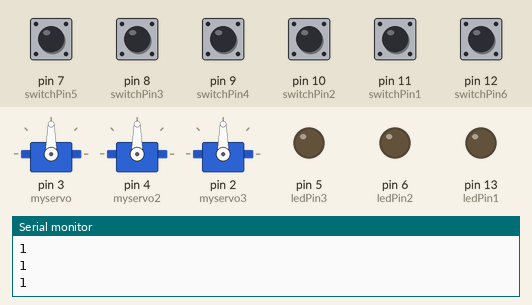
A sketch run on a simulated Arduino Uno, built with avr-gcc and run on an emulated ATmega328P. Parts: 3 × servo, output pins drawn as LEDs (lit = HIGH), the last lines printed to the serial monitor. The test bench sets the inputs (shaded band); at power-on: pin 8 (switchPin3), pin 9 (switchPin4) HIGH, pin 7 (switchPin5), pin 10 (switchPin2), pin 11 (switchPin1), pin 12 (switchPin6) LOW.

Above: at 1.2 s.
1.3 s: pin 8 (switchPin3) pulled LOW for 0.15 s
At 1.47 s:
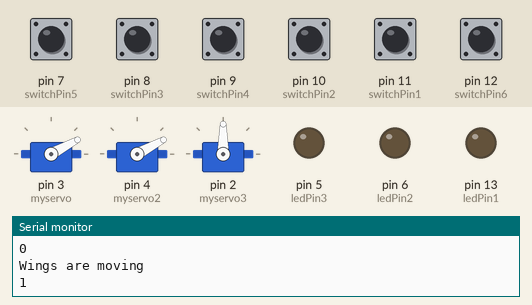
4.3 s: pin 7 (switchPin5) pulled HIGH for 1 s
At 5.42 s:
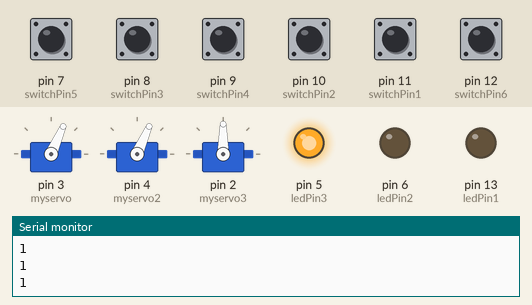
7.6 s: pin 10 (switchPin2) pulled HIGH for 1 s
At 7.88 s:
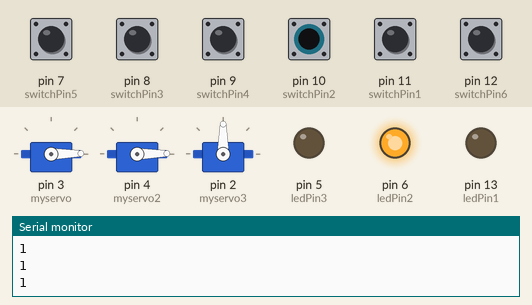
10.6 s: pin 11 (switchPin1) pulled HIGH for 0.15 s
At 10.91 s:
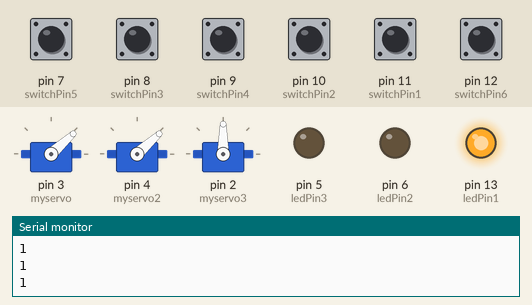
13.6 s: pin 12 (switchPin6) pulled HIGH for 1 s
At 14.86 s:
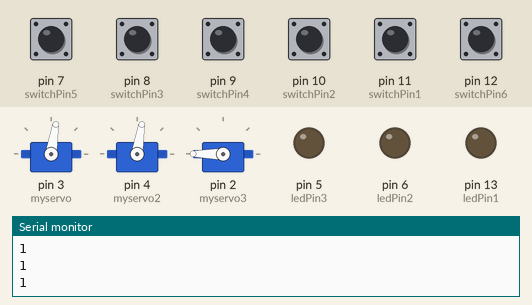
17.1 s: pin 7 (switchPin5) pulled HIGH for 0.15 s
At 17.28 s:
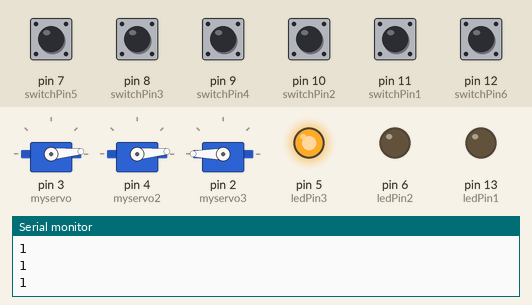
Timing chart, 0 to 21.1 s (numbered marks = the images above; inputs shaded):
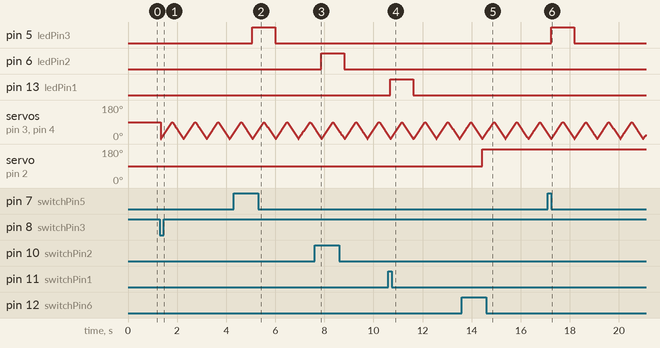

The sketch:

Project2Code_V1.ino
```cpp
//Libraries and Variables
#include <Servo.h>;

//Scene 1
int switchVal1;
const int switchPin1 = 11;
const int ledPin1 = 13;

//Scene 2
int switchVal2;
const int switchPin2 = 10;
const int ledPin2 = 6;

//Scene 3
Servo myservo;
Servo myservo2;
int switchVal4State;
int switchVal5State;
int lastSwitchVal4State;
int lastSwitchVal5State;
bool(isRunning) = false; //tracks if Dragon servos are active
bool(isMoving) = false;
const int switchPin3 = 8;
const int switchPin4 = 9;

//Scene 4
int switchVal3;
const int switchPin5 = 7;
const int ledPin3 = 5;

//Scene 5
Servo myservo3;
int switchVal6;
const int switchPin6 = 12;

//Note for Future Reference: All inidividual parts should work code-wise

void setup()
{

//Serial Printer
Serial.begin(9600);

//Scene 1
pinMode (switchPin1, INPUT);
pinMode (ledPin1, OUTPUT);

//Scene 2
pinMode (switchPin2, INPUT);
pinMode (ledPin2, OUTPUT);

//Scene 3
myservo.attach(3);
myservo2.attach(4);
pinMode(switchPin3, INPUT);
pinMode(switchPin4, INPUT);


//Scene 4
pinMode (switchPin5, INPUT);
pinMode (ledPin3, OUTPUT);

//Scene 5
myservo3.attach(2);
pinMode (switchPin6, INPUT);

}

void loop()
{

//Scene 1: LEDs Light When Aurora Stands on Switch By Spindle
 switchVal1 = digitalRead(switchPin1);
  if (switchVal1 == HIGH)
  {
    digitalWrite(ledPin1, HIGH);

  }
  else
  {
    digitalWrite(ledPin1, LOW);

  }

//Scene 2: LEDs Light When Aurora Triggers Switch by the Bed
switchVal2 = digitalRead(switchPin2);
  if (switchVal2 == HIGH)
  {
    digitalWrite(ledPin2, HIGH);
  }
  else
  {
    digitalWrite(ledPin2, LOW);
  }

//Scene 3: Dragon Wings Moved by Servo Until Sword Inserted
switchVal4State = digitalRead(switchPin3);
Serial.println(switchVal4State);
switchVal5State = digitalRead(switchPin4);


  // Handle button A (start movement)
  if (switchVal4State != lastSwitchVal4State) {
    isRunning = false; // Start movement
    isMoving = true;
    Serial.println("Wings are moving");
    lastSwitchVal4State = switchVal4State;
  }

  // Handle button B (stop movement)
  if (switchVal5State != lastSwitchVal5State) {
    isRunning = false; // Stop movement
    isMoving = false;
    Serial.println("Dragon is dead");
    lastSwitchVal5State = switchVal5State;
  }

  // If moving, cycle servos between 0 and 90 degrees
  if (isMoving) {
    Serial.println(isMoving);
    for (int pos = 0; pos <= 90; pos++) {
      myservo.write(pos);
      myservo2.write(pos);
      delay(5); // Adjust speed of movement
    }
    for (int pos = 90; pos >= 0; pos--) {
      myservo.write(pos);
      myservo2.write(pos);
      delay(5); // Adjust speed of movement
    }
  }


//Scene 4: LEDs Light When Phillip Stands on Switch
   if (digitalRead(switchPin5) == HIGH)
  {
    digitalWrite(ledPin3, HIGH);
  }
  else
  {
    digitalWrite(ledPin3, LOW);
  }

//Scene 5: Heart Swings Out When Phillip Stands on Switch
  if (digitalRead(switchPin6)==HIGH)
    {
      myservo3.write(180);
    }

{

}


}
```

Measured:
- after the input at 4.3 s, pin 5 (ledPin3): LOW → HIGH after 0.77 s, → LOW 0.94 s later
- after the input at 7.6 s, pin 6 (ledPin2): LOW → HIGH after 0.28 s, → LOW 0.94 s later
- after the input at 10.6 s, pin 13 (ledPin1): LOW → HIGH after 0.09 s, → LOW 0.94 s later
- after the input at 13.6 s, servo on pin 2 (myservo3): 90° → 180° after 0.84 s
- after the input at 17.1 s, pin 5 (ledPin3): LOW → HIGH after 0.14 s, → LOW 0.94 s later
